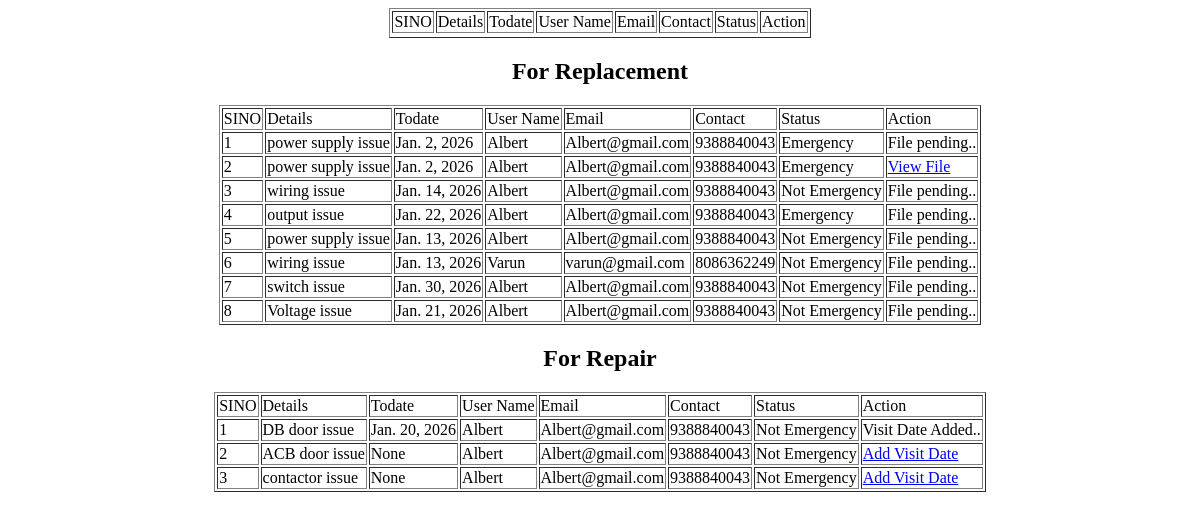
The app's page /Worker/myworks/, older data.
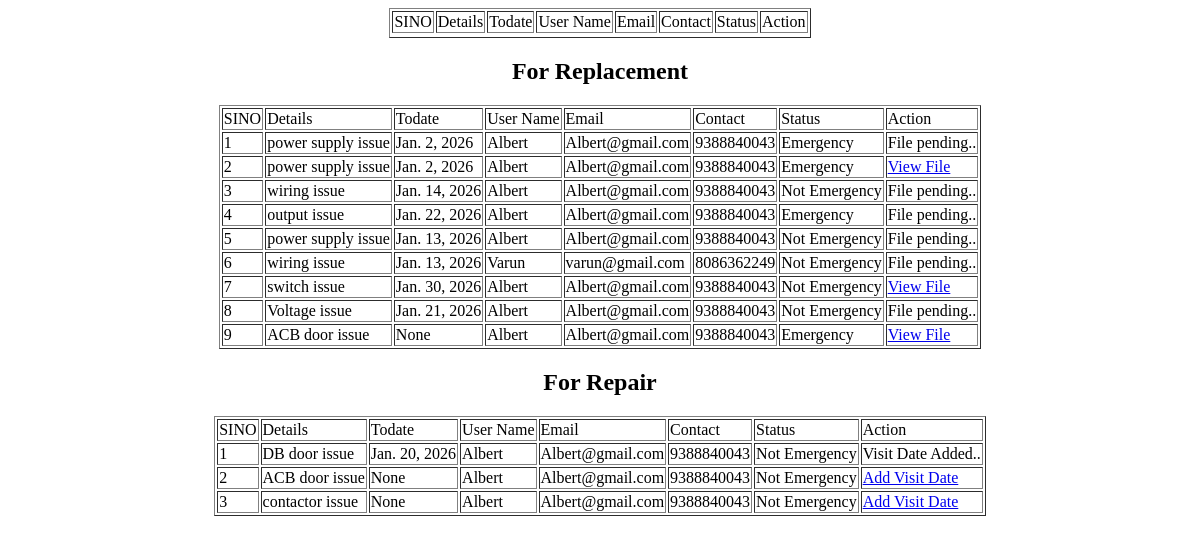
The same page, newer data.
### User/models.py (models this page shows)
class tbl_request(models.Model):
    request_date=models.DateField(auto_now_add=True)
    request_todate=models.DateField(null=True)
    request_details=models.CharField(max_length=50)
    request_emdetails=models.CharField(max_length=50,null=True)
    request_status=models.IntegerField(default=0)
    request_amount=models.CharField(max_length=50)
    request_emergency=models.IntegerField(null=True)
    user=models.ForeignKey(tbl_user,on_delete=models.CASCADE)
    servicecentre=models.ForeignKey(tbl_servicecentre,on_delete=models.CASCADE,null=True)
    worker=models.ForeignKey(tbl_worker,on_delete=models.CASCADE,null=True)
    product_photo=models.FileField(upload_to="Assets/UDocs/",null=True)
    product_bill=models.FileField(upload_to="Assets/UDocs/",null=True)

### Guest/models.py (models this page shows)
class tbl_user(models.Model):
    user_name=models.CharField(max_length=50)
    user_email=models.CharField(max_length=50)
    user_contact=models.CharField(max_length=50)
    user_address=models.CharField(max_length=50)
    user_password=models.CharField(max_length=50)
    user_photo = models.FileField(upload_to="Assets/UserDocs/")
    place=models.ForeignKey(tbl_place,on_delete=models.CASCADE)

### Worker/views.py (the view)
# urls.py: path('myworks/',views.myworks,name='myworks'),
def myworks(request):
    data=tbl_request.objects.filter(request_status=4)
    replacement=tbl_request.objects.filter(request_status__gte=5,request_status__lte=8)
    repair=tbl_request.objects.filter(request_status__gte=9)
    return render(request,'Worker/MyWorks.html',{'data':data,'replacement':replacement,'repair':repair})

### Worker/Templates/Worker/MyWorks.html (shortened to what this page needs)
<!DOCTYPE html>
<html lang="en">
<head>
</head>
<body>
    <form action="" method="post">
        <table align="center" border>
            <tr>
                <td>SINO</td>
                <td>Details</td>
                <td>Todate</td>
                <td>User Name</td>
                <td>Email</td>
                <td>Contact</td>
                <td>Status</td>
                <td>Action</td>
            </tr>
        </table>
    </form>
</body>
<body>
    <form action="" method="post">
        <h2 align="center">For Replacement</h2>
        <table align="center" border>
            <tr>
                <td>SINO</td>
                <td>Details</td>
                <td>Todate</td>
                <td>User Name</td>
                <td>Email</td>
                <td>Contact</td>
                <td>Status</td>
                <td>Action</td>
            </tr>
             <tr>
                 {% for i in replacement %}
                <td>{{forloop.counter }}</td>
                <td>{{i.request_details}}</td>
                <td>{{i.request_todate}}</td>
                <td>{{i.user.user_name}}</td>
                <td>{{i.user.user_email}}</td>
                <td>{{i.user.user_contact}}</td>
                <td>{% if i.request_emergency == 1 %}
                    Emergency
                    {% else %}
                    Not Emergency
                    {% endif %}</td>
                <td>{% if i.request_status == 6 %}
                     <a href="{% url 'Worker:viewfile' i.id %}">View File</a>
                    {% else %}
                    File pending..
                   {% endif %}</td>
                 </tr>
            {% endfor %}
        </table>
    </form>
</body>
<body>
    <form action="" method="post">
        <h2 align="center">For Repair</h2>
        <table align="center" border>
            <tr>
                <td>SINO</td>
                <td>Details</td>
                <td>Todate</td>
                <td>User Name</td>
                <td>Email</td>
                <td>Contact</td>
                <td>Status</td>
                <td>Action</td>
            </tr>
             <tr>
                 {% for i in repair %}
                <td>{{forloop.counter }}</td>
                <td>{{i.request_details}}</td>
                <td>{{i.request_todate}}</td>
                <td>{{i.user.user_name}}</td>
                <td>{{i.user.user_email}}</td>
                <td>{{i.user.user_contact}}</td>
                <td>{% if i.request_emergency == 1 %}
                    Emergency
                    {% else %}
                    Not Emergency
                    {% endif %}</td>
                <td>{% if i.request_status == 9 %}
                    <a href="{% url 'Worker:todate' i.id %}">Add Visit Date</a>
                    {% elif i.request_status == 10 %}Visit Date Added..
                   {% endif %}
                </td>
                 </tr>
            {% endfor %}
        </table>
    </form>
</body>
</html>

Row changes from the older to the newer data that the page shows:
changed tbl_request "switch issue": request_status "File pending.." → "View File"
added tbl_request: request_details "ACB door issue", request_todate "None", user.user_name "Albert", user.user_email "Albert@gmail.com", user.user_contact "9388840043", request_emergency "Emergency", request_status "View File", shown under "For Replacement"
